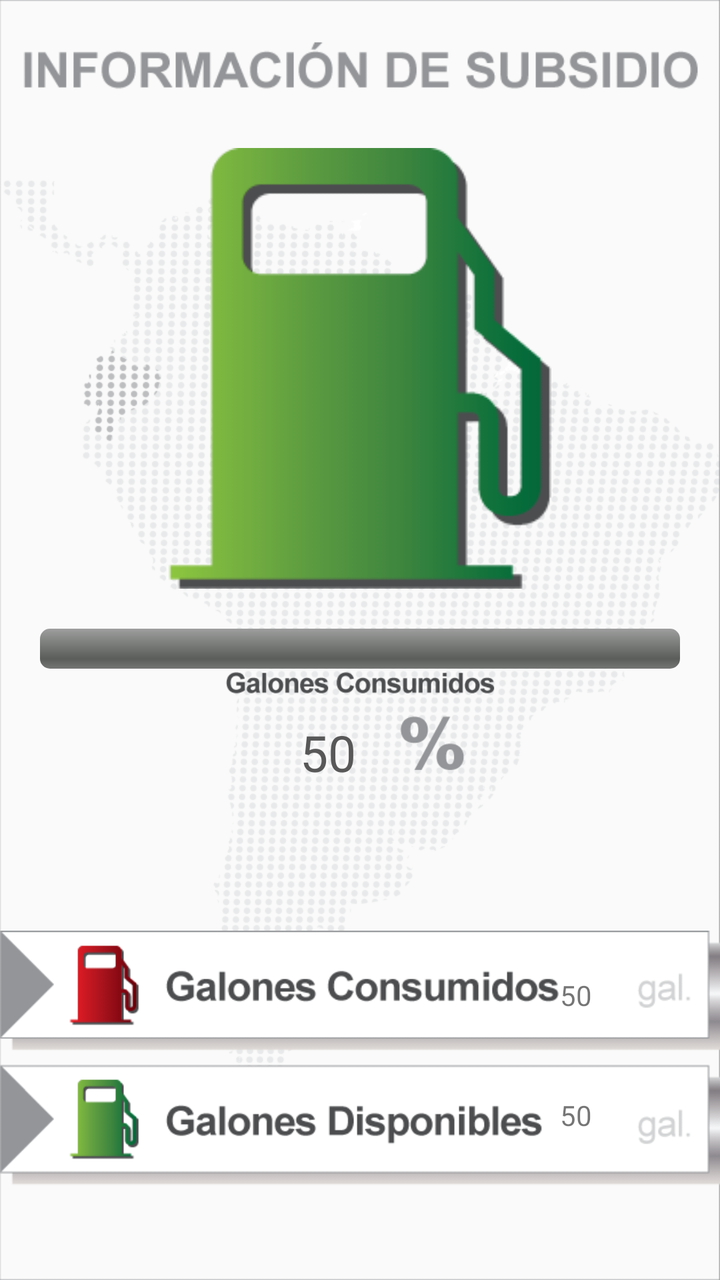
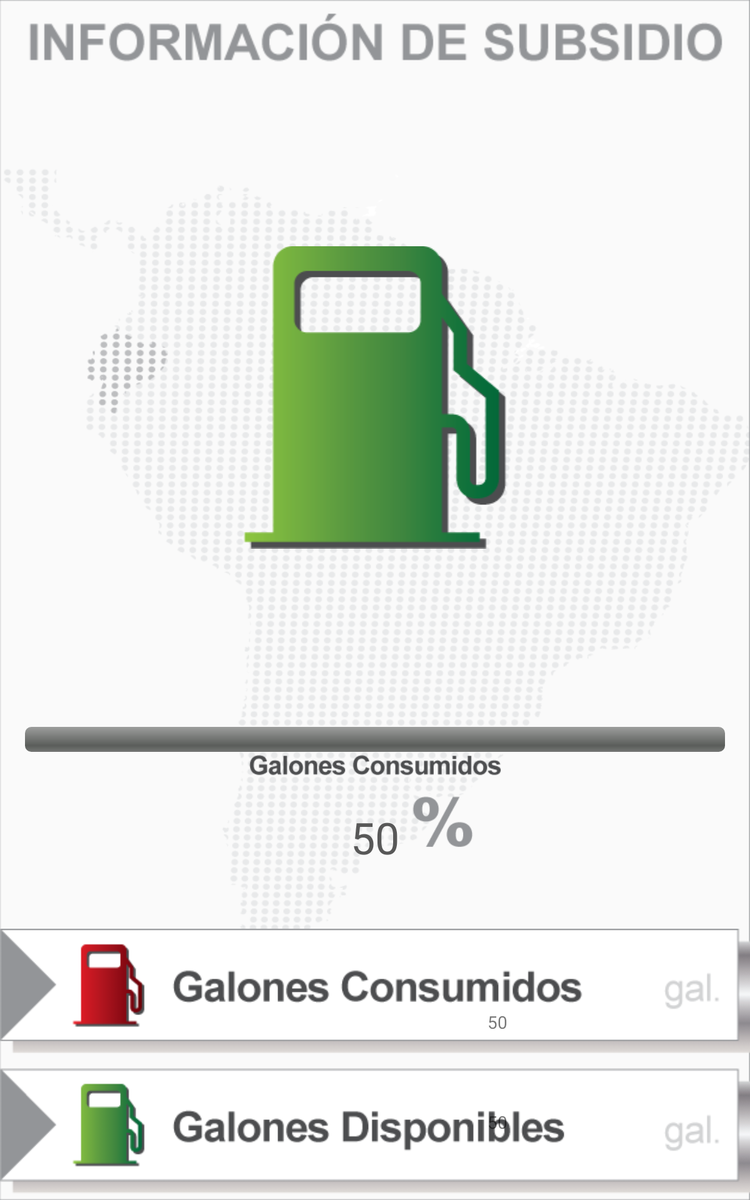

One screen, two layout resources from the same app: the default and the repository's alternative for another configuration. Each is rendered where Android would select it; the XML of both is given below.
<!-- AndroidManifest.xml: application theme MaterialTheme -->
<!-- res/layout/fragment_2.xml -->
<?xml version="1.0" encoding="utf-8"?>
<LinearLayout xmlns:android="http://schemas.android.com/apk/res/android"
    xmlns:card_view="http://schemas.android.com/apk/res-auto"
    android:layout_width="match_parent"
    android:layout_height="match_parent"
    android:background="@drawable/mapa1"
    android:orientation="vertical">

    <ImageView
        android:layout_width="match_parent"
        android:layout_height="wrap_content"
        android:padding="10dp"
        android:src="@drawable/titulo_gasolina"/>

    
        
        
        

        
            
            
            
            
            
            
            
            
            
    

    <LinearLayout
        android:layout_width="fill_parent"
        android:layout_height="fill_parent"
        android:orientation="vertical">

        <ImageView
            android:id="@+id/statePumpID"
            android:layout_width="wrap_content"
            android:layout_height="0dp"
            android:layout_gravity="center"
            android:layout_weight="1"
            android:layout_marginBottom="20dp"
            android:src="@drawable/galon_verde" />

        <LinearLayout
            android:layout_width="fill_parent"
            android:layout_height="wrap_content"
            android:orientation="vertical"
            android:gravity="center">

            <ProgressBar
                android:id="@+id/progressID"
                style="@android:style/Widget.ProgressBar.Horizontal"
                android:layout_marginLeft="@dimen/cardView_margin"
                android:layout_marginRight="@dimen/cardView_margin"
                android:layout_width="fill_parent"
                android:layout_height="wrap_content" />

            <RelativeLayout
                android:layout_width="wrap_content"
                android:layout_height="wrap_content">
                <TextView
                    android:id="@+id/availablePercentage"
                    android:layout_width="wrap_content"
                    android:layout_marginTop="50dp"
                    android:layout_height="wrap_content"
                    android:layout_centerVertical="true"
                    android:layout_marginLeft="150dp"
                    android:textSize="25sp"
                    android:text="50"
                    android:textColor="@color/newGrey"/>
                <ImageView
                    android:layout_width="match_parent"
                    android:layout_height="60dp"
                    android:src="@drawable/galonesconsumidos"/>
            </RelativeLayout>

        </LinearLayout>

        
            
            
            
            
            
            
            
            
            
            
            
            

            
                
                
                

                
                    
                    
                    
                    

                    
                        
                        
                        
                        

                    
                        
                        
                        
                        
                        
                        
                        

                    
                        
                        
                        
                        
                        
                        
                        

                

                
                    
                    
                    
                    

                    
                        
                        
                        
                        

                    
                        
                        
                        
                        
                        
                        
                        

                    
                        
                        
                        
                        
                        
                        
                        

                
            
        
        <RelativeLayout
            android:layout_width="match_parent"
            android:layout_height="wrap_content">

            <ImageView
                android:layout_width="match_parent"
                android:layout_height="wrap_content"
                android:src="@drawable/camposgalosnes"/>

            <TextView
                android:id="@+id/galonesConsumidosSubsidioTXTID"
                android:layout_width="wrap_content"
                android:layout_height="wrap_content"
                android:layout_marginTop="70dp"
                android:layout_marginLeft="280dp"
                android:text="50"/>

            <TextView
                android:id="@+id/galonesDisponiblesID"
                android:layout_width="wrap_content"
                android:layout_height="wrap_content"
                android:layout_marginTop="130dp"
                android:layout_marginLeft="280dp"
                android:text="50"/>

        </RelativeLayout>


        
            
            
            
    </LinearLayout>

</LinearLayout>
<!-- resources referenced by this layout -->
<resources>
  <color name="newGrey">#585858</color>
  <dimen name="cardView_margin">20dp</dimen>
  <!-- drawable camposgalosnes: png bitmap (drawable, 15477 bytes) -->
  <!-- drawable galon_verde: png bitmap (drawable, 4190 bytes) -->
  <!-- drawable galonesconsumidos: png bitmap (drawable, 4857 bytes) -->
  <!-- drawable mapa1: png bitmap (drawable, 79731 bytes) -->
  <!-- drawable titulo_gasolina: png bitmap (drawable, 4395 bytes) -->
  <style name="MaterialTheme" parent="MaterialTheme.Base">
          
      </style>
  <style name="MaterialTheme.Base" parent="Theme.AppCompat.Light.DarkActionBar">
          <item name="windowNoTitle">true</item>
          <item name="windowActionBar">false</item>
          <item name="colorPrimary">@color/colorPrimary</item>
          <item name="colorPrimaryDark">@color/colorPrimaryDark</item>
          <item name="colorAccent">@color/colorAccent</item>
      </style>
  <color name="colorPrimary">#09A6D1</color>
  <color name="colorPrimaryDark">#A4A4A4</color>
  <color name="colorAccent">#09A6D1</color>
</resources>
<!-- res/layout-large/fragment_2.xml (the repository's variant of the layout above) -->
<!-- drawn on a 7-inch tablet held upright -->
<?xml version="1.0" encoding="utf-8"?>
<LinearLayout xmlns:android="http://schemas.android.com/apk/res/android"
    xmlns:card_view="http://schemas.android.com/apk/res-auto"
    android:layout_width="match_parent"
    android:layout_height="match_parent"
    android:background="@drawable/mapa1"
    android:orientation="vertical">

    <ImageView
        android:layout_width="match_parent"
        android:layout_height="wrap_content"
        android:padding="10dp"
        android:src="@drawable/titulo_gasolina"/>

    
        
        
        

        
            
            
            
            
            
            
            
            
            
    

    <LinearLayout
        android:layout_width="fill_parent"
        android:layout_height="fill_parent"
        android:orientation="vertical">

        <ImageView
            android:id="@+id/statePumpID"
            android:layout_width="wrap_content"
            android:layout_height="0dp"
            android:layout_gravity="center"
            android:layout_weight="1"
            android:layout_marginBottom="20dp"
            android:src="@drawable/galon_verde" />

        <LinearLayout
            android:layout_width="fill_parent"
            android:layout_height="wrap_content"
            android:orientation="vertical"
            android:gravity="center">

            <ProgressBar
                android:id="@+id/progressID"
                style="@android:style/Widget.ProgressBar.Horizontal"
                android:layout_marginLeft="@dimen/cardView_margin"
                android:layout_marginRight="@dimen/cardView_margin"
                android:layout_width="fill_parent"
                android:layout_height="wrap_content" />

            <RelativeLayout
                android:layout_width="wrap_content"
                android:layout_height="wrap_content">
                <TextView
                    android:id="@+id/availablePercentage"
                    android:layout_width="wrap_content"
                    android:layout_marginTop="90dp"
                    android:layout_height="wrap_content"
                    android:textSize="35sp"
                    android:layout_centerInParent="true"
                    android:text="50"
                    android:textColor="@color/newGrey"/>
                <ImageView
                    android:layout_width="match_parent"
                    android:layout_height="90dp"
                    android:src="@drawable/galonesconsumidos"/>
            </RelativeLayout>

        </LinearLayout>

        
            
            
            
            
            
            
            
            
            
            
            
            

            
                
                
                

                
                    
                    
                    
                    

                    
                        
                        
                        
                        

                    
                        
                        
                        
                        
                        
                        
                        

                    
                        
                        
                        
                        
                        
                        
                        

                

                
                    
                    
                    
                    

                    
                        
                        
                        
                        

                    
                        
                        
                        
                        
                        
                        
                        

                    
                        
                        
                        
                        
                        
                        
                        

                
            
        
        <RelativeLayout
            android:layout_width="match_parent"
            android:layout_height="wrap_content">

            <ImageView
                android:layout_width="match_parent"
                android:layout_height="wrap_content"
                android:src="@drawable/camposgalosnes"/>

            <TextView
                android:id="@+id/galonesConsumidosSubsidioTXTID"
                android:layout_width="wrap_content"
                android:layout_height="wrap_content"
                android:layout_marginTop="70dp"
                android:layout_marginLeft="390dp"
                android:text="50"/>

            <TextView
                android:id="@+id/galonesDisponiblesID"
                android:layout_width="wrap_content"
                android:layout_height="wrap_content"
                android:layout_marginTop="150dp"
                android:layout_marginLeft="390dp"
                android:text="50"/>

        </RelativeLayout>


        
            
            
            
    </LinearLayout>

</LinearLayout>
